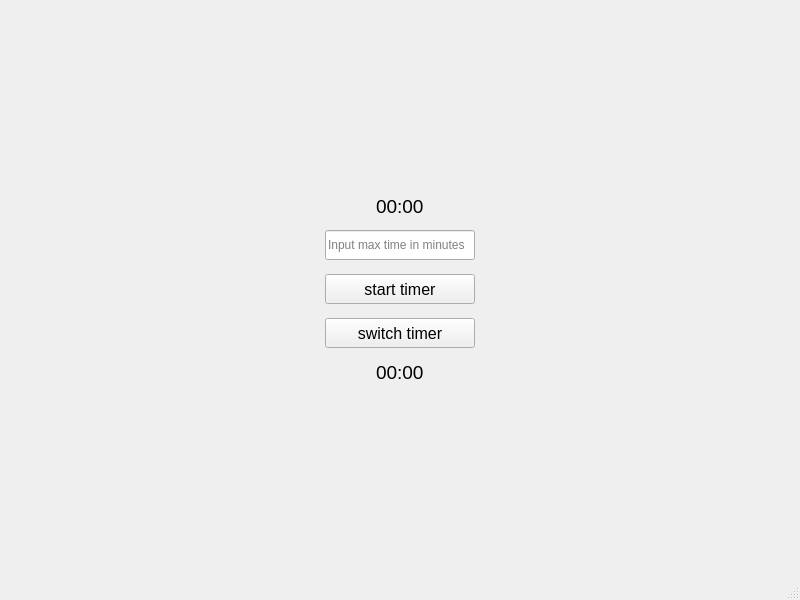
<?xml version="1.0" encoding="UTF-8"?>
<ui version="4.0">
 <class>MainWindow</class>
 <widget class="QMainWindow" name="MainWindow">
  <property name="geometry">
   <rect>
    <x>0</x>
    <y>0</y>
    <width>800</width>
    <height>600</height>
   </rect>
  </property>
  <property name="windowTitle">
   <string>MainWindow</string>
  </property>
  <widget class="QWidget" name="centralwidget">
   <layout class="QVBoxLayout" name="verticalLayout">
    <property name="spacing">
     <number>14</number>
    </property>
    <item>
     <spacer name="verticalSpacer">
      <property name="orientation">
       <enum>Qt::Vertical</enum>
      </property>
      <property name="sizeHint" stdset="0">
       <size>
        <width>20</width>
        <height>160</height>
       </size>
      </property>
     </spacer>
    </item>
    <item alignment="Qt::AlignHCenter">
     <widget class="QLabel" name="label">
      <property name="maximumSize">
       <size>
        <width>100</width>
        <height>20</height>
       </size>
      </property>
      <property name="font">
       <font>
        <pointsize>14</pointsize>
       </font>
      </property>
      <property name="text">
       <string>00:00</string>
      </property>
     </widget>
    </item>
    <item alignment="Qt::AlignHCenter">
     <widget class="QLineEdit" name="lineEdit">
      <property name="minimumSize">
       <size>
        <width>150</width>
        <height>30</height>
       </size>
      </property>
      <property name="maximumSize">
       <size>
        <width>150</width>
        <height>30</height>
       </size>
      </property>
      <property name="font">
       <font>
        <pointsize>9</pointsize>
       </font>
      </property>
      <property name="placeholderText">
       <string>Input max time in minutes</string>
      </property>
     </widget>
    </item>
    <item alignment="Qt::AlignHCenter">
     <widget class="QPushButton" name="start_button">
      <property name="minimumSize">
       <size>
        <width>150</width>
        <height>30</height>
       </size>
      </property>
      <property name="maximumSize">
       <size>
        <width>150</width>
        <height>30</height>
       </size>
      </property>
      <property name="font">
       <font>
        <pointsize>12</pointsize>
       </font>
      </property>
      <property name="text">
       <string>start timer</string>
      </property>
     </widget>
    </item>
    <item alignment="Qt::AlignHCenter">
     <widget class="QPushButton" name="switch_button">
      <property name="minimumSize">
       <size>
        <width>150</width>
        <height>30</height>
       </size>
      </property>
      <property name="maximumSize">
       <size>
        <width>150</width>
        <height>30</height>
       </size>
      </property>
      <property name="font">
       <font>
        <pointsize>12</pointsize>
       </font>
      </property>
      <property name="text">
       <string>switch timer</string>
      </property>
     </widget>
    </item>
    <item alignment="Qt::AlignHCenter">
     <widget class="QLabel" name="label_2">
      <property name="maximumSize">
       <size>
        <width>100</width>
        <height>20</height>
       </size>
      </property>
      <property name="font">
       <font>
        <pointsize>14</pointsize>
       </font>
      </property>
      <property name="text">
       <string>00:00</string>
      </property>
     </widget>
    </item>
    <item>
     <spacer name="verticalSpacer_2">
      <property name="orientation">
       <enum>Qt::Vertical</enum>
      </property>
      <property name="sizeHint" stdset="0">
       <size>
        <width>20</width>
        <height>159</height>
       </size>
      </property>
     </spacer>
    </item>
   </layout>
  </widget>
  <widget class="QMenuBar" name="menubar">
   <property name="geometry">
    <rect>
     <x>0</x>
     <y>0</y>
     <width>800</width>
     <height>21</height>
    </rect>
   </property>
  </widget>
  <widget class="QStatusBar" name="statusbar"/>
 </widget>
 <resources/>
 <connections/>
</ui>
